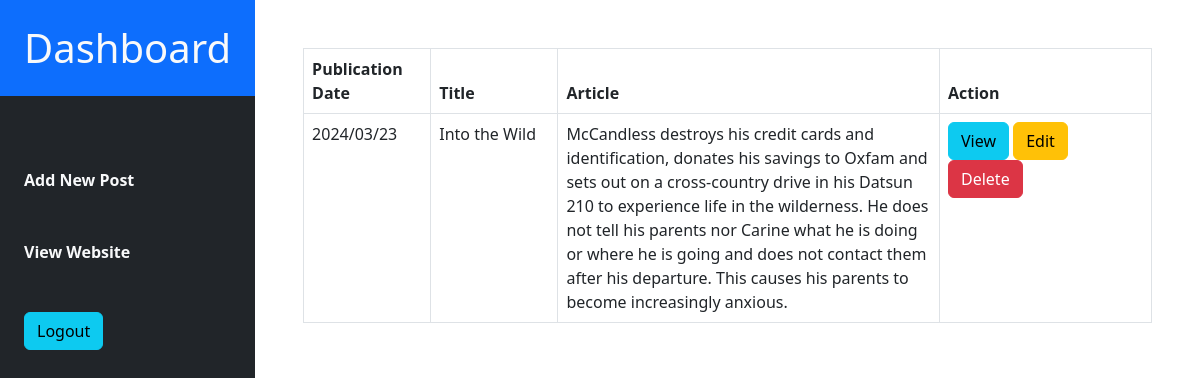
/admin/index.php (signed in), run on the app's committed database.
### tables this page shows
CREATE TABLE `posts` (
  `id` int(11) NOT NULL,
  `date` varchar(255) NOT NULL,
  `title` varchar(255) NOT NULL,
  `summary` text NOT NULL,
  `content` mediumtext NOT NULL
);

### admin/index.php (the view, shortened to what this page needs)
<?php
include("templates/header.php");
?>
<div class="posts-list w-100 p-5">
    <table class="table table-bordered">
        <thead>
            <tr>
                <th style="width:15%;">Publication Date</th>
                <th style="width:15%;">Title</th>
                <th style="width:45%;">Article</th>
                <th style="width:25%;">Action</th>
            </tr>
        </thead>
        <tbody>
            <?php
            include('../connect.php');
            $sqlSelect = "SELECT * FROM posts";
            $result = mysqli_query($conn,$sqlSelect);
            while($data = mysqli_fetch_array($result)){
            ?>
            <tr>
            <td><?php echo $data["date"]?></td>
            <td><?php echo $data["title"]?></td>
            <td><?php echo $data["summary"]?></td>
            <td>
                <a class="btn btn-info" href="view.php?id=<?php echo $data["id"]?>">View</a>
                <a class="btn btn-warning"  href="edit.php?id=<?php echo $data["id"]?>">Edit</a>
                <a class="btn btn-danger" href="delete.php?id=<?php echo $data["id"]?>">Delete</a>
            </td>
            </tr>
            <?php
            }
            ?>
        </tbody>
    </table>
</div>
<?php
include("templates/footer.php");
?>

### data on the page
posts: date "2024/03/23", title "Into the Wild", summary "McCandless destroys his credit cards and identification, donates his savings to Oxfam and sets out on a cross-country drive in his Datsun 210 to experience life in the wilderness. He does not tell his parents nor Carine what he is doing or where he is going and does not contact them after his departure. This causes his parents to become increasingly anxious."
